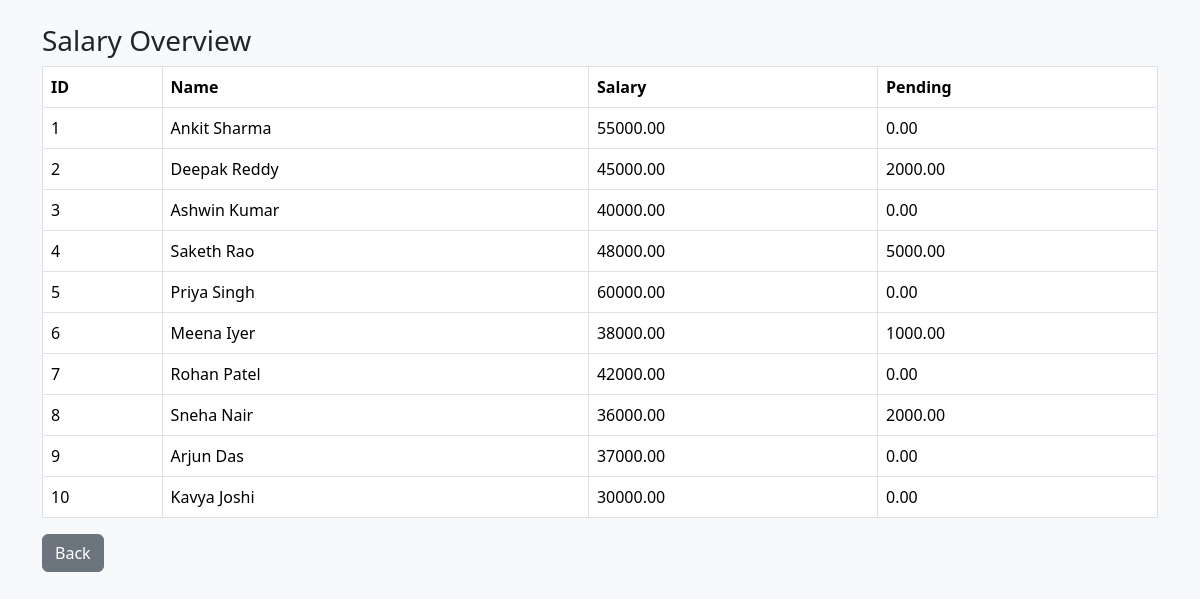
The app's page /salary.php (signed in) with its own data.
### tables this page shows
CREATE TABLE employees(
 id INT AUTO_INCREMENT PRIMARY KEY,
 name VARCHAR(100),
 email VARCHAR(100),
 position VARCHAR(100),
 role_text VARCHAR(100),
 salary DECIMAL(10,2),
 pending_salary DECIMAL(10,2),
 status VARCHAR(20) DEFAULT 'active'
);

### salary.php (the view, shortened to what this page needs)
<?php
session_start(); include 'db.php';
$res=$conn->query("SELECT * FROM employees WHERE status='active'");
?>
<!DOCTYPE html>
<html><head><meta charset="UTF-8"><title>Salary</title>
<link href="https://cdn.jsdelivr.net/npm/bootstrap@5.3.3/dist/css/bootstrap.min.css" rel="stylesheet"></head>
<body class="bg-light"><div class="container mt-4">
<h3>Salary Overview</h3>
<table class="table table-bordered table-hover">
<thead><tr><th>ID</th><th>Name</th><th>Salary</th><th>Pending</th></tr></thead>
<tbody>
<?php while($row=$res->fetch_assoc()): ?>
<tr>
<td><?=$row['id']?></td><td><?=$row['name']?></td><td><?=$row['salary']?></td>
<td><?=$row['pending_salary']?></td>
</tr>
<?php endwhile;?>
</tbody></table>
<a href="dashboard.php" class="btn btn-secondary">Back</a>
</div></body></html>

### records on screen
employees: id "1", name "Ankit Sharma", salary "55000.00", pending_salary "0.00"
employees: id "2", name "Deepak Reddy", salary "45000.00", pending_salary "2000.00"
employees: id "3", name "Ashwin Kumar", salary "40000.00", pending_salary "0.00"
employees: id "4", name "Saketh Rao", salary "48000.00", pending_salary "5000.00"
employees: id "5", name "Priya Singh", salary "60000.00", pending_salary "0.00"
employees: id "6", name "Meena Iyer", salary "38000.00", pending_salary "1000.00"
employees: id "7", name "Rohan Patel", salary "42000.00", pending_salary "0.00"
employees: id "8", name "Sneha Nair", salary "36000.00", pending_salary "2000.00"
employees: id "9", name "Arjun Das", salary "37000.00", pending_salary "0.00"
employees: id "10", name "Kavya Joshi", salary "30000.00", pending_salary "0.00"
